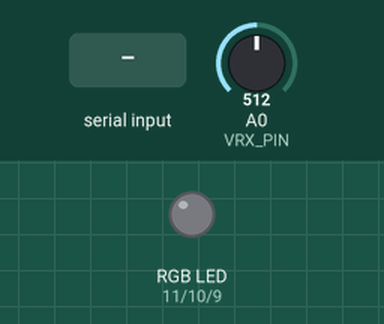
Simulated run of this sketch. Board: Arduino Uno, built with avr-gcc and run on an emulated ATmega328P. Shown: an RGB LED mixed from three pins (HIGH = lit). Dashed ring = blinking. Inputs (shaded band) come from the test bench; at power-on: A0 (VRX_PIN) = 512. Dim RGB values are drawn brighter than linear; what the sketch prints to the serial monitor is not drawn.

Above: at 1.2 s.
1.3 s: "H90\n" received over Serial
At 1.42 s:
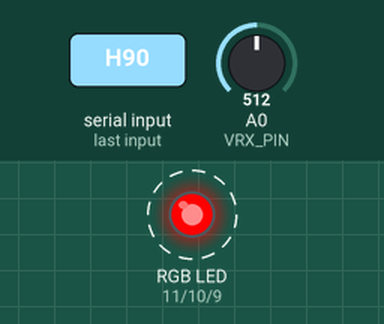
4.3 s: "5\n" received over Serial
At 5.4 s:
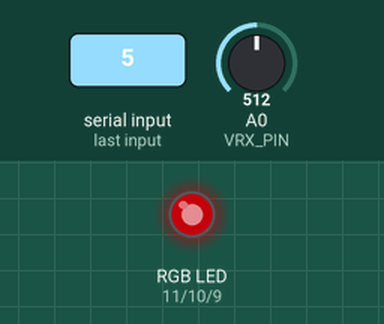
5.8 s: byte 72 ('H') received over Serial
At 8.1 s:
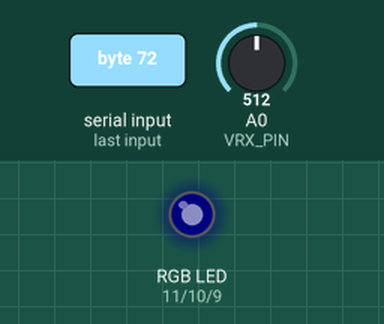
Timing chart, 0 to 9.6 s (numbered marks = the images above; inputs shaded):
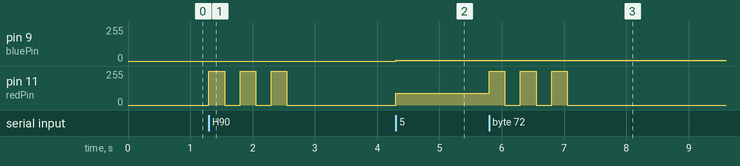

Measured:
- after the input at 1.3 s, pin 11 (redPin): alternates 255/255 for 0.25 s and 0/255 for 0.25 s, 6 changes in all, then stays 0/255, starting at once
- after the input at 4.3 s, pin 9 (bluePin): 0/255 → 5/255 at once; pin 11 (redPin): 0/255 → 90/255 at once
- after the input at 5.8 s, pin 11 (redPin): alternates 255/255 for 0.25 s and 0/255 for 0.25 s, 6 changes in all, then stays 0/255, starting at once

The sketch:

spaceInvaders.ino.ino
```cpp
#define VRX_PIN A0

const int redPin = 11;
const int greenPin = 10;
const int bluePin = 9;

int joyX = 0;

const int numReadings = 10;

int xReadings[numReadings];
int readIndex = 0;
float xTotal = 0;
float xAverage = 0;
float xStart;
bool start = false;
unsigned long lastTime = 0;
const int interval = 16;

void setup() {

  Serial.begin(57600);

  pinMode(redPin, OUTPUT);
  pinMode(greenPin, OUTPUT);
  pinMode(bluePin, OUTPUT);

  for(int i = 0; i < numReadings; i++) {
    xReadings[i] = 0;
  }

}

void loop() {

  while (Serial.available() > 0) {

    int red = Serial.parseInt();

    int green = Serial.parseInt();

    int blue = Serial.parseInt();

    if (Serial.read() == '\n') {
      red = constrain(red, 0, 255);
      green = constrain(green, 0, 255);
      blue = constrain(blue, 0, 255);

      analogWrite(redPin, red);
      analogWrite(greenPin, green);
      analogWrite(bluePin, blue);
    }
  }

  int x = analogRead(VRX_PIN);

  xTotal = xTotal - xReadings[readIndex];

  xReadings[readIndex] = x;

  xTotal = xTotal + x;

  readIndex = readIndex + 1;

  xAverage = xTotal / numReadings;

  if (readIndex >= numReadings) {
    readIndex = 0;
    if (!start) {
      xStart = xAverage;
      start = true;
    }
  }

   // Check if there's a message indicating that the ship has been hit
  if (Serial.available() > 0) {
    char hitMessage = Serial.read();
    if (hitMessage == 'H') {
      // Simulate ship being hit by toggling the red LED on and off
      for (int i = 0; i < 3; i++) {
        digitalWrite(redPin, HIGH);
        delay(250);  // Keep the LED on for 250 milliseconds
        digitalWrite(redPin, LOW);
        delay(250);  // Keep the LED off for 250 milliseconds
      }
    }
  }

  if (start) {
    unsigned long now = millis();
    if (now - lastTime > interval) {
      Serial.print((int) (xAverage-xStart));
      Serial.print(",");
      lastTime = now;
    }
  }
}
```
